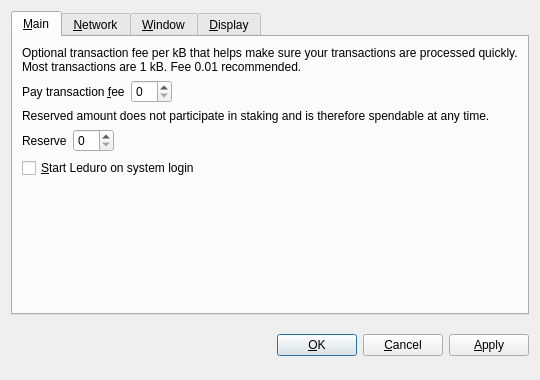
<?xml version="1.0" encoding="UTF-8"?>
<ui version="4.0">
 <class>OptionsDialog</class>
 <widget class="QDialog" name="OptionsDialog">
  <property name="geometry">
   <rect>
    <x>0</x>
    <y>0</y>
    <width>540</width>
    <height>380</height>
   </rect>
  </property>
  <property name="windowTitle">
   <string>Options</string>
  </property>
  <property name="modal">
   <bool>true</bool>
  </property>
  <layout class="QVBoxLayout" name="verticalLayout">
   <item>
    <widget class="QTabWidget" name="tabWidget">
     <property name="tabPosition">
      <enum>QTabWidget::North</enum>
     </property>
     <property name="currentIndex">
      <number>0</number>
     </property>
     <widget class="QWidget" name="tabMain">
      <attribute name="title">
       <string>&amp;Main</string>
      </attribute>
      <layout class="QVBoxLayout" name="verticalLayout_Main">
       <item>
        <widget class="QLabel" name="transactionFeeInfoLabel">
         <property name="text">
          <string>Optional transaction fee per kB that helps make sure your transactions are processed quickly. Most transactions are 1 kB. Fee 0.01 recommended.</string>
         </property>
         <property name="textFormat">
          <enum>Qt::PlainText</enum>
         </property>
         <property name="wordWrap">
          <bool>true</bool>
         </property>
        </widget>
       </item>
       <item>
        <layout class="QHBoxLayout" name="horizontalLayoutFee">
         <item>
          <widget class="QLabel" name="transactionFeeLabel">
           <property name="text">
            <string>Pay transaction &amp;fee</string>
           </property>
           <property name="textFormat">
            <enum>Qt::PlainText</enum>
           </property>
           <property name="buddy">
            <cstring>transactionFee</cstring>
           </property>
          </widget>
         </item>
         <item>
          <widget class="BitcoinAmountField" name="transactionFee"/>
         </item>
         <item>
          <spacer name="horizontalSpacerFee">
           <property name="orientation">
            <enum>Qt::Horizontal</enum>
           </property>
           <property name="sizeHint" stdset="0">
            <size>
             <width>40</width>
             <height>20</height>
            </size>
           </property>
          </spacer>
         </item>
        </layout>
       </item>
       <item>
        <widget class="QLabel" name="reserveBalanceInfoLabel">
         <property name="text">
          <string>Reserved amount does not participate in staking and is therefore spendable at any time.</string>
         </property>
         <property name="textFormat">
          <enum>Qt::PlainText</enum>
         </property>
         <property name="wordWrap">
          <bool>true</bool>
         </property>
        </widget>
       </item>
       <item>
        <layout class="QHBoxLayout" name="horizontalLayoutReserveBalance">
         <item>
          <widget class="QLabel" name="reserveBalanceLabel">
           <property name="text">
            <string>Reserve</string>
           </property>
           <property name="textFormat">
            <enum>Qt::PlainText</enum>
           </property>
           <property name="buddy">
            <cstring>reserveBalance</cstring>
           </property>
          </widget>
         </item>
         <item>
          <widget class="BitcoinAmountField" name="reserveBalance"/>
         </item>
         <item>
          <spacer name="horizontalSpacerReserveBalance">
           <property name="orientation">
            <enum>Qt::Horizontal</enum>
           </property>
           <property name="sizeHint" stdset="0">
            <size>
             <width>40</width>
             <height>20</height>
            </size>
           </property>
          </spacer>
         </item>
        </layout>
       </item>
       <item>
        <widget class="QCheckBox" name="bitcoinAtStartup">
         <property name="toolTip">
          <string>Automatically start Leduro after logging in to the system.</string>
         </property>
         <property name="text">
          <string>&amp;Start Leduro on system login</string>
         </property>
        </widget>
       </item>
       <item>
        <spacer name="verticalSpacer_Main">
         <property name="orientation">
          <enum>Qt::Vertical</enum>
         </property>
         <property name="sizeHint" stdset="0">
          <size>
           <width>20</width>
           <height>40</height>
          </size>
         </property>
        </spacer>
       </item>
      </layout>
     </widget>
     <widget class="QWidget" name="tabNetwork">
      <attribute name="title">
       <string>&amp;Network</string>
      </attribute>
      <layout class="QVBoxLayout" name="verticalLayout_Network">
       <item>
        <widget class="QCheckBox" name="mapPortUpnp">
         <property name="toolTip">
          <string>Automatically open the Leduro client port on the router. This only works when your router supports UPnP and it is enabled.</string>
         </property>
         <property name="text">
          <string>Map port using &amp;UPnP</string>
         </property>
        </widget>
       </item>
       <item>
        <widget class="QCheckBox" name="connectSocks">
         <property name="toolTip">
          <string>Connect to the Leduro network through a SOCKS5 proxy (e.g. when connecting through Tor).</string>
         </property>
         <property name="text">
          <string>&amp;Connect through SOCKS5 proxy:</string>
         </property>
        </widget>
       </item>
       <item>
        <layout class="QHBoxLayout" name="horizontalLayout_Network">
         <item>
          <widget class="QLabel" name="proxyIpLabel">
           <property name="text">
            <string>Proxy &amp;IP:</string>
           </property>
           <property name="textFormat">
            <enum>Qt::PlainText</enum>
           </property>
           <property name="buddy">
            <cstring>proxyIp</cstring>
           </property>
          </widget>
         </item>
         <item>
          <widget class="QValidatedLineEdit" name="proxyIp">
           <property name="maximumSize">
            <size>
             <width>140</width>
             <height>16777215</height>
            </size>
           </property>
           <property name="toolTip">
            <string>IP address of the proxy (e.g. 127.0.0.1)</string>
           </property>
          </widget>
         </item>
         <item>
          <widget class="QLabel" name="proxyPortLabel">
           <property name="text">
            <string>&amp;Port:</string>
           </property>
           <property name="textFormat">
            <enum>Qt::PlainText</enum>
           </property>
           <property name="buddy">
            <cstring>proxyPort</cstring>
           </property>
          </widget>
         </item>
         <item>
          <widget class="QLineEdit" name="proxyPort">
           <property name="maximumSize">
            <size>
             <width>55</width>
             <height>16777215</height>
            </size>
           </property>
           <property name="toolTip">
            <string>Port of the proxy (e.g. 9050)</string>
           </property>
          </widget>
         </item>
         <item>
          <spacer name="horizontalSpacer_Network">
           <property name="orientation">
            <enum>Qt::Horizontal</enum>
           </property>
           <property name="sizeHint" stdset="0">
            <size>
             <width>40</width>
             <height>20</height>
            </size>
           </property>
          </spacer>
         </item>
        </layout>
       </item>
       <item>
        <spacer name="verticalSpacer_Network">
         <property name="orientation">
          <enum>Qt::Vertical</enum>
         </property>
         <property name="sizeHint" stdset="0">
          <size>
           <width>20</width>
           <height>40</height>
          </size>
         </property>
        </spacer>
       </item>
      </layout>
     </widget>
     <widget class="QWidget" name="tabWindow">
      <attribute name="title">
       <string>&amp;Window</string>
      </attribute>
      <layout class="QVBoxLayout" name="verticalLayout_Window">
       <item>
        <widget class="QCheckBox" name="minimizeToTray">
         <property name="toolTip">
          <string>Show only a tray icon after minimizing the window.</string>
         </property>
         <property name="text">
          <string>&amp;Minimize to the tray instead of the taskbar</string>
         </property>
        </widget>
       </item>
       <item>
        <widget class="QCheckBox" name="minimizeOnClose">
         <property name="toolTip">
          <string>Minimize instead of exit the application when the window is closed. When this option is enabled, the application will be closed only after selecting Quit in the menu.</string>
         </property>
         <property name="text">
          <string>M&amp;inimize on close</string>
         </property>
        </widget>
       </item>
       <item>
        <spacer name="verticalSpacer_Window">
         <property name="orientation">
          <enum>Qt::Vertical</enum>
         </property>
         <property name="sizeHint" stdset="0">
          <size>
           <width>20</width>
           <height>40</height>
          </size>
         </property>
        </spacer>
       </item>
      </layout>
     </widget>
     <widget class="QWidget" name="tabDisplay">
      <attribute name="title">
       <string>&amp;Display</string>
      </attribute>
      <layout class="QVBoxLayout" name="verticalLayout_Display">
       <item>
        <layout class="QHBoxLayout" name="horizontalLayout_1_Display">
         <item>
          <widget class="QLabel" name="langLabel">
           <property name="text">
            <string>User Interface &amp;language:</string>
           </property>
           <property name="textFormat">
            <enum>Qt::PlainText</enum>
           </property>
           <property name="buddy">
            <cstring>lang</cstring>
           </property>
          </widget>
         </item>
         <item>
          <widget class="QValueComboBox" name="lang">
           <property name="toolTip">
            <string>The user interface language can be set here. This setting will take effect after restarting Leduro.</string>
           </property>
          </widget>
         </item>
        </layout>
       </item>
       <item>
        <layout class="QHBoxLayout" name="horizontalLayout_2_Display">
         <item>
          <widget class="QLabel" name="unitLabel">
           <property name="text">
            <string>&amp;Unit to show amounts in:</string>
           </property>
           <property name="textFormat">
            <enum>Qt::PlainText</enum>
           </property>
           <property name="buddy">
            <cstring>unit</cstring>
           </property>
          </widget>
         </item>
         <item>
          <widget class="QValueComboBox" name="unit">
           <property name="toolTip">
            <string>Choose the default subdivision unit to show in the interface and when sending coins.</string>
           </property>
          </widget>
         </item>
        </layout>
       </item>
       <item>
        <widget class="QCheckBox" name="coinControlFeatures">
         <property name="toolTip">
          <string>Whether to show coin control features or not.</string>
         </property>
         <property name="text">
          <string>Display coin &amp;control features (experts only!)</string>
         </property>
        </widget>
       </item>
       <item>
        <widget class="QCheckBox" name="minimizeCoinAge">
         <property name="toolTip">
          <string>Whether to select the coin outputs randomly or with minimal coin age.</string>
         </property>
         <property name="text">
          <string>Minimize weight consumption (experimental)</string>
         </property>
        </widget>
       </item>
       <item>
        <widget class="QCheckBox" name="useBlackTheme">
         <property name="text">
          <string>Use black visual theme (requires restart)</string>
         </property>
        </widget>
       </item>
       <item>
        <spacer name="verticalSpacer_Display">
         <property name="orientation">
          <enum>Qt::Vertical</enum>
         </property>
         <property name="sizeHint" stdset="0">
          <size>
           <width>20</width>
           <height>40</height>
          </size>
         </property>
        </spacer>
       </item>
      </layout>
     </widget>
    </widget>
   </item>
   <item>
    <layout class="QHBoxLayout" name="horizontalLayout_Buttons">
     <item>
      <spacer name="horizontalSpacer_1">
       <property name="orientation">
        <enum>Qt::Horizontal</enum>
       </property>
       <property name="sizeHint" stdset="0">
        <size>
         <width>40</width>
         <height>48</height>
        </size>
       </property>
      </spacer>
     </item>
     <item>
      <widget class="QLabel" name="statusLabel">
       <property name="font">
        <font>
         <weight>75</weight>
         <bold>true</bold>
        </font>
       </property>
       <property name="text">
        <string/>
       </property>
       <property name="textFormat">
        <enum>Qt::PlainText</enum>
       </property>
       <property name="wordWrap">
        <bool>true</bool>
       </property>
      </widget>
     </item>
     <item>
      <spacer name="horizontalSpacer_2">
       <property name="orientation">
        <enum>Qt::Horizontal</enum>
       </property>
       <property name="sizeHint" stdset="0">
        <size>
         <width>40</width>
         <height>48</height>
        </size>
       </property>
      </spacer>
     </item>
     <item>
      <widget class="QPushButton" name="okButton">
       <property name="text">
        <string>&amp;OK</string>
       </property>
      </widget>
     </item>
     <item>
      <widget class="QPushButton" name="cancelButton">
       <property name="text">
        <string>&amp;Cancel</string>
       </property>
       <property name="autoDefault">
        <bool>false</bool>
       </property>
      </widget>
     </item>
     <item>
      <widget class="QPushButton" name="applyButton">
       <property name="text">
        <string>&amp;Apply</string>
       </property>
       <property name="autoDefault">
        <bool>false</bool>
       </property>
      </widget>
     </item>
    </layout>
   </item>
  </layout>
 </widget>
 <customwidgets>
  <customwidget>
   <class>BitcoinAmountField</class>
   <extends>QSpinBox</extends>
   <header>bitcoinamountfield.h</header>
  </customwidget>
  <customwidget>
   <class>QValueComboBox</class>
   <extends>QComboBox</extends>
   <header>qvaluecombobox.h</header>
  </customwidget>
  <customwidget>
   <class>QValidatedLineEdit</class>
   <extends>QLineEdit</extends>
   <header>qvalidatedlineedit.h</header>
  </customwidget>
 </customwidgets>
 <resources/>
 <connections/>
</ui>
